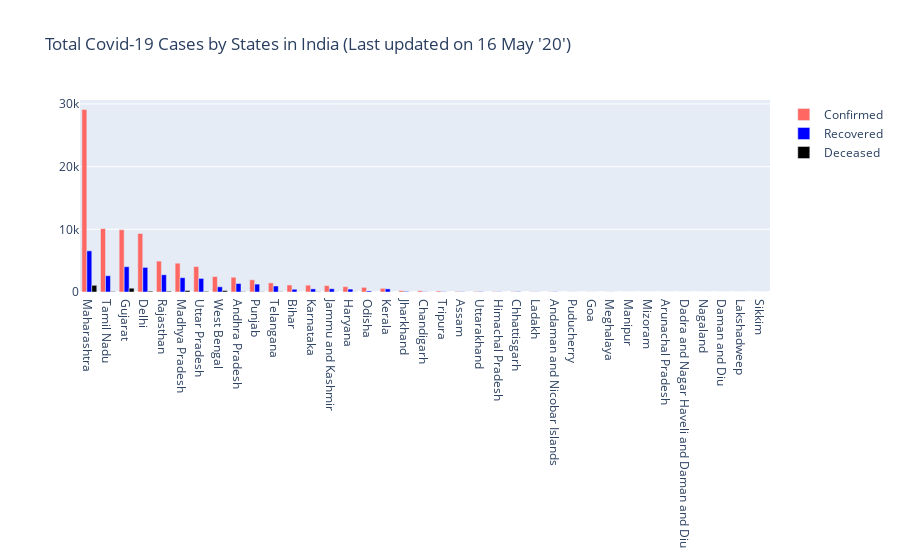

The notebook cell this image was saved under:
### Markdown cell above
#### Plotting Total Covid-19 Cases by States in India (Last updated on 16 May '20)

### Code cell
# https://plotly.com/python/bar-charts/
# ----- Basic Version ------
# fig = go.Figure(
#      data = go.Bar(
#          x=df['State'], y=df['Confirmed'], \
#          name='Confirmed'
#      )
# )
# fig


fig = go.Figure()

fig.add_trace(
    go.Bar(
        x=df['State'], y=df['Confirmed'], 
        name='Confirmed',
        marker_color='rgb(255,104,98)' 
    )
)

fig.add_trace(
    go.Bar(
        x=df['State'], y=df['Recovered'], 
        name='Recovered',
        marker_color='Blue'
    )
)

fig.add_trace(
    go.Bar(
        x=df['State'], y=df['Deaths'], 
        name='Deceased' ,
        marker_color='Black'
    )
)

fig.update_layout(
    title = "Total Covid-19 Cases by States in India (Last updated on 16 May '20')"
)
fig.show()

### Figure 1 — Plotly figure (JSON) as saved in the notebook; plotly's stock layout.template omitted (floating-point values rounded to 4 significant figures)
{"data": [{"marker": {"color": "rgb(255,104,98)"}, "name": "Confirmed", "type": "bar", "x": ["Maharashtra", "Tamil Nadu", "Gujarat", "Delhi", "Rajasthan", "Madhya Pradesh", "Uttar Pradesh", "West Bengal", "Andhra Pradesh", "Punjab", "Telangana", "Bihar", "Karnataka", "Jammu and Kashmir", "Haryana", "Odisha", "Kerala", "Jharkhand", "Chandigarh", "Tripura", "Assam", "Uttarakhand", "Himachal Pradesh", "Chhattisgarh", "Ladakh", "Andaman and Nicobar Islands", "Puducherry", "Goa", "Meghalaya", "Manipur", "Mizoram", "Arunachal Pradesh", "Dadra and Nagar Haveli and Daman and Diu", "Nagaland", "Daman and Diu", "Lakshadweep", "Sikkim"], "y": [29100, 10108, 9932, 9333, 4924, 4595, 4057, 2461, 2355, 1946, 1454, 1118, 1092, 1013, 854, 737, 588, 215, 191, 156, 92, 88, 77, 66, 43, 33, 16, 15, 13, 3, 1, 1, 1, 0, 0, 0, 0]}, {"marker": {"color": "Blue"}, "name": "Recovered", "type": "bar", "x": ["Maharashtra", "Tamil Nadu", "Gujarat", "Delhi", "Rajasthan", "Madhya Pradesh", "Uttar Pradesh", "West Bengal", "Andhra Pradesh", "Punjab", "Telangana", "Bihar", "Karnataka", "Jammu and Kashmir", "Haryana", "Odisha", "Kerala", "Jharkhand", "Chandigarh", "Tripura", "Assam", "Uttarakhand", "Himachal Pradesh", "Chhattisgarh", "Ladakh", "Andaman and Nicobar Islands", "Puducherry", "Goa", "Meghalaya", "Manipur", "Mizoram", "Arunachal Pradesh", "Dadra and Nagar Haveli and Daman and Diu", "Nagaland", "Daman and Diu", "Lakshadweep", "Sikkim"], "y": [6564, 2599, 4035, 3926, 2747, 2283, 2165, 829, 1353, 1257, 959, 440, 496, 513, 464, 166, 497, 97, 40, 42, 41, 51, 35, 56, 24, 33, 9, 7, 11, 2, 1, 1, 1, 0, 0, 0, 0]}, {"marker": {"color": "Black"}, "name": "Deceased", "type": "bar", "x": ["Maharashtra", "Tamil Nadu", "Gujarat", "Delhi", "Rajasthan", "Madhya Pradesh", "Uttar Pradesh", "West Bengal", "Andhra Pradesh", "Punjab", "Telangana", "Bihar", "Karnataka", "Jammu and Kashmir", "Haryana", "Odisha", "Kerala", "Jharkhand", "Chandigarh", "Tripura", "Assam", "Uttarakhand", "Himachal Pradesh", "Chhattisgarh", "Ladakh", "Andaman and Nicobar Islands", "Puducherry", "Goa", "Meghalaya", "Manipur", "Mizoram", "Arunachal Pradesh", "Dadra and Nagar Haveli and Daman and Diu", "Nagaland", "Daman and Diu", "Lakshadweep", "Sikkim"], "y": [1068, 71, 606, 129, 125, 239, 95, 225, 49, 32, 34, 7, 36, 11, 13, 3, 4, 3, 3, 0, 2, 1, 3, 0, 0, 0, 0, 0, 1, 0, 0, 0, 0, 0, 0, 0, 0]}], "layout": {"title": {"text": "Total Covid-19 Cases by States in India (Last updated on 16 May '20')"}}}
